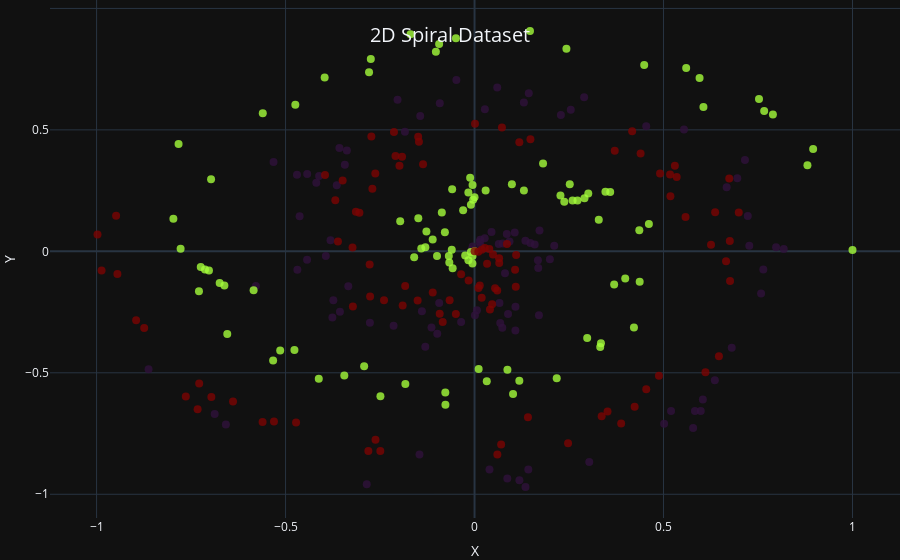

The notebook cell saved with this chart:
### Code cell
# Graph the inputs
fig = go.Figure()
fig.add_trace(
    go.Scatter(
        x=X[:,0], y=X[:,1], mode='markers', 
        marker=dict(size=8, color=y, opacity=0.8, colorscale='turbo'), name='Dataset'
    )
)

# Update the layout of the plot
fig.update_layout(
    title={
        'text': '2D Spiral Dataset',
        'y': 0.95,
        'x': 0.5,
        'xanchor': 'center',
        'yanchor': 'top',
        'font': {
            'size': 20  # Adjust the size as needed
        }
    },
    xaxis_title='X',
    yaxis_title='Y',
    margin=dict(l=0, r=0, t=0, b=0),  # Set margins to zero
    
)

# Save plot to file in png and svg format
fig.write_image('../assets/images/scatter_plot_2d_spiral.png')
fig.write_image('../assets/images/scatter_plot_2d_spiral.svg')

# Show the plot
fig.show()

### Figure 1 — Plotly figure (JSON) as saved in the notebook; plotly's stock layout.template omitted (floating-point values rounded to 4 significant figures; data arrays with more than 128 entries replaced by an {"elided": "..."} marker saying what was removed)
{"data": [{"marker": {"color": {"elided": "300 int values"}, "colorscale": [[0.0, "#30123b"], [0.07143, "#4145ab"], [0.1429, "#4675ed"], [0.2143, "#39a2fc"], [0.2857, "#1bcfd4"], [0.3571, "#24eca6"], [0.4286, "#61fc6c"], [0.5, "#a4fc3b"], [0.5714, "#d1e834"], [0.6429, "#f3c63a"], [0.7143, "#fe9b2d"], [0.7857, "#f36315"], [0.8571, "#d93806"], [0.9286, "#b11901"], [1.0, "#7a0402"]], "opacity": 0.8, "size": 8}, "mode": "markers", "name": "Dataset", "x": {"elided": "300 float values"}, "y": {"elided": "300 float values"}, "type": "scatter"}], "layout": {"title": {"font": {"size": 20}, "text": "2D Spiral Dataset", "y": 0.95, "x": 0.5, "xanchor": "center", "yanchor": "top"}, "margin": {"l": 0, "r": 0, "t": 0, "b": 0}, "xaxis": {"title": {"text": "X"}}, "yaxis": {"title": {"text": "Y"}}}}
